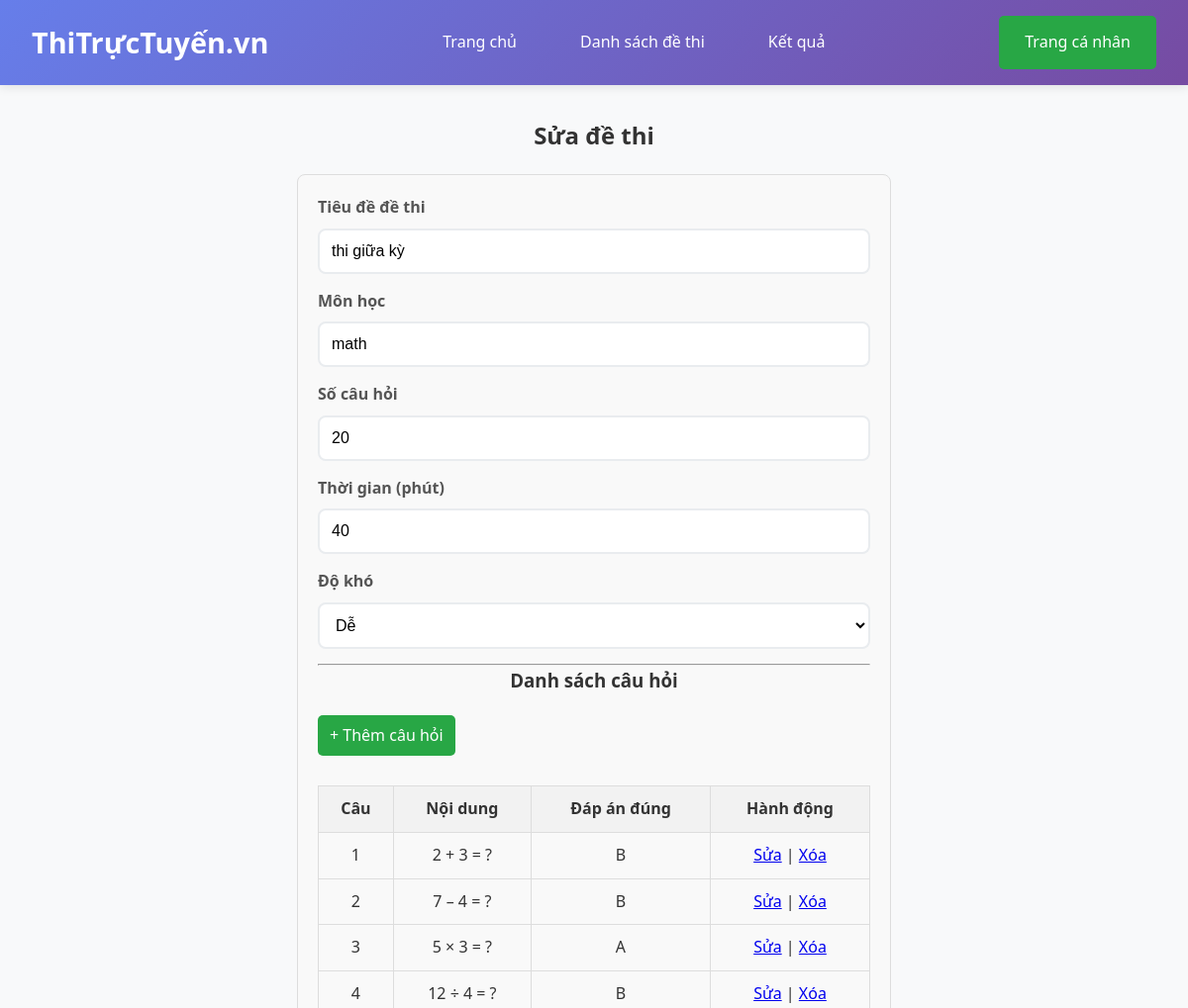
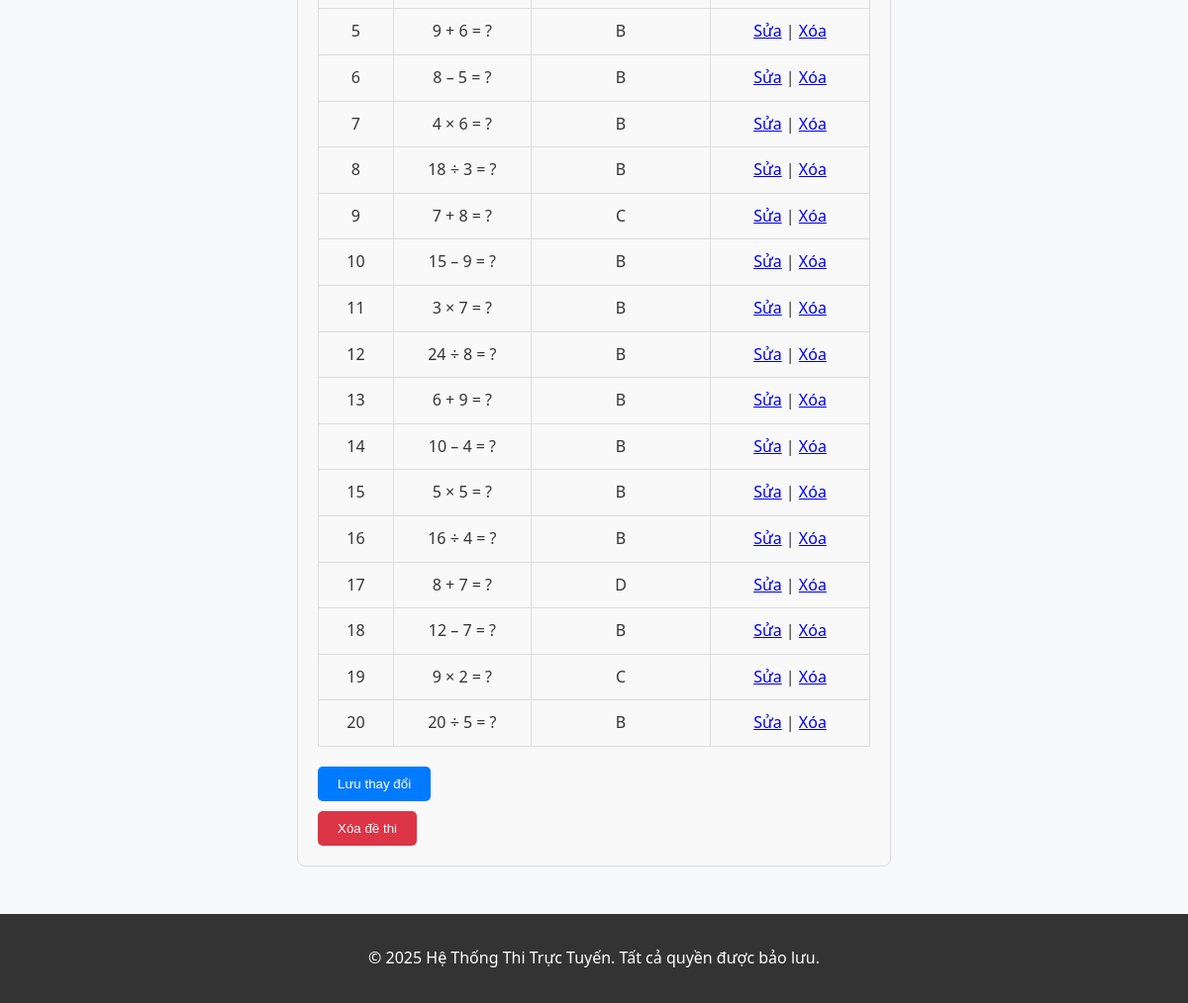
The app's page /chucnang/edit_exam.php?exam_id=1 with its own data (2 pictures, top to bottom).
### tables this page shows
CREATE TABLE `exams` (
  `exam_id` int(11) NOT NULL,
  `title` varchar(255) NOT NULL,
  `subject` varchar(100) NOT NULL,
  `num_questions` int(11) NOT NULL,
  `time` int(11) NOT NULL,
  `difficulty` enum('easy','medium','hard') NOT NULL,
  `description` text DEFAULT NULL,
  `created_at` timestamp NOT NULL DEFAULT current_timestamp()
);

CREATE TABLE `questions` (
  `question_id` int(11) NOT NULL,
  `exam_id` int(11) NOT NULL,
  `question_text` text NOT NULL,
  `option_a` varchar(255) NOT NULL,
  `option_b` varchar(255) NOT NULL,
  `option_c` varchar(255) NOT NULL,
  `option_d` varchar(255) NOT NULL,
  `correct_answer` enum('A','B','C','D') NOT NULL,
  `created_at` timestamp NOT NULL DEFAULT current_timestamp()
);

### chucnang/edit_exam.php (the view, shortened to what this page needs)
<?php
include("config/db.php");
$exam_id = intval($_GET['exam_id']);
$sql = "SELECT * FROM exams WHERE exam_id = ?";
$stmt = $conn->prepare($sql);
$stmt->bind_param("i", $exam_id);
$stmt->execute();
$result = $stmt->get_result();
$exam = $result->fetch_assoc();
?>
<!DOCTYPE html>
<html lang="vi">
<head>
    <link rel="stylesheet" href="css/index.css">
    <link rel="stylesheet" href="css/edit_exam.css">
</head>
<body>
    <header>
        <div class="header-container">
            <div class="logo">ThiTrựcTuyến.vn</div>
            <nav>
                <ul>
                    <li><a href="main_page.php">Trang chủ</a></li>
                    <li><a href="exam_list.php">Danh sách đề thi</a></li>
                    <li><a href="result.php">Kết quả</a></li>
                </ul>
            </nav>
            <div class="auth-buttons">
                <a class="btn btn-profie" href="profile.php">Trang cá nhân</a>
            </div>
        </div>
    </header>
    <main>
        <h2 style="text-align:center;">Sửa đề thi</h2>
        <div class="form-container">
            <form method="POST" action="update_exam.php">
                <div class="form-group">
                    <label for="title">Tiêu đề đề thi</label>
                    <input type="text" name="title" id="title" value="<?php echo htmlspecialchars($exam['title']); ?>" required>
                </div>
                <div class="form-group">
                    <label for="subject">Môn học</label>
                    <input type="text" name="subject" id="subject" value="<?php echo htmlspecialchars($exam['subject']); ?>" required>
                </div>
                <div class="form-group">
                    <label for="num_questions">Số câu hỏi</label>
                    <input type="number" name="num_questions" id="num_questions" value="<?php echo $exam['num_questions']; ?>" required>
                </div>
                <div class="form-group">
                    <label for="time">Thời gian (phút)</label>
                    <input type="number" name="time" id="time" value="<?php echo $exam['time']; ?>" required>
                </div>
                <div class="form-group">
                    <label for="difficulty">Độ khó</label>
                    <select name="difficulty" id="difficulty" required>
                        <option value="Dễ" <?php if($exam['difficulty']=="Dễ") echo "selected"; ?>>Dễ</option>
                    </select>
                </div>
                <hr>
                <h3 style="text-align:center;">Danh sách câu hỏi</h3>
                <div style="max-width:800px;margin:20px auto;">
                    <a href="add_question.php?exam_id=<?php echo $exam['exam_id']; ?>"
                    style="display:inline-block;margin-bottom:10px;padding:8px 12px;background:#28a745;color:#fff;border-radius:5px;text-decoration:none;">
                    + Thêm câu hỏi
                    </a>
                    <table border="1" cellpadding="10" cellspacing="0" width="100%">
                        <tr>
                            <th>Câu</th>
                            <th>Nội dung</th>
                            <th>Đáp án đúng</th>
                            <th>Hành động</th>
                        </tr>
                        <?php
                        $sql_mc = "SELECT question_id, question_text, correct_answer, 'mc' AS type FROM questions WHERE exam_id = ?";
                        $stmt_mc = $conn->prepare($sql_mc);
                        $stmt_mc->bind_param("i", $exam_id);
                        $stmt_mc->execute();
                        $result_mc = $stmt_mc->get_result();
                        $questions = [];
                        while($q = $result_mc->fetch_assoc()) $questions[] = $q;
                        if(count($questions) > 0){
                            $i = 1;
                            foreach($questions as $q){
                                echo "<tr>
                                        <td>{$i}</td>
                                        <td>".htmlspecialchars($q['question_text'])."</td>
                                        <td>{$q['correct_answer']}</td>
                                        <td>
                                            <a href='edit_question.php?question_id={$q['question_id']}&type={$q['type']}'>Sửa</a> |
                                            <a href='delete_question.php?question_id={$q['question_id']}&type={$q['type']}' onclick=\"return confirm('Bạn có chắc muốn xóa câu hỏi này?');\">Xóa</a>
                                        </td>
                                      </tr>";
                                $i++;
                            }
                        } else {
                            echo "<tr><td colspan='4'>Chưa có câu hỏi nào.</td></tr>";
                        }
                        ?>
                    </table>
                </div>
                <button type="submit" class="btn-save">Lưu thay đổi</button>
            </form>
            <form method="POST" action="delete_exam.php" onsubmit="return confirm('Bạn có chắc chắn muốn xóa đề thi này không?');">
                <button type="submit" class="btn-delete">Xóa đề thi</button>
            </form>
        </div>
    </main>
    <footer>
        <p style="text-align:center;">&copy; 2025 Hệ Thống Thi Trực Tuyến. Tất cả quyền được bảo lưu.</p>
    </footer>
</body>
</html>

### chucnang/css/index.css (style rules this page uses)
* { margin: 0; padding: 0; box-sizing: border-box; }
body { font-family: 'Segoe UI', Tahoma, Geneva, Verdana, sans-serif; line-height: 1.6; color: #333; background-color: #f8f9fa; }
header { background: linear-gradient(135deg, #667eea 0%, #764ba2 100%); color: white; padding: 1rem 0; box-shadow: 0 2px 10px rgba(0,0,0,0.1); position: sticky; top: 0; z-index: 1000; }
.header-container { max-width: 1200px; margin: 0 auto; display: flex; justify-content: space-between; align-items: center; padding: 0 2rem; }
.logo { font-size: 1.8rem; font-weight: bold; color: white; text-decoration: none; }
nav ul { display: flex; list-style: none; gap: 2rem; }
nav a { color: white; text-decoration: none; padding: 0.5rem 1rem; border-radius: 5px; transition: background-color 0.3s; }
.auth-buttons { display: flex; gap: 1rem; }
.btn { padding: 0.75rem 1.5rem; border: none; border-radius: 5px; cursor: pointer; font-size: 1rem; font-weight: 500; text-decoration: none; display: inline-block; text-align: center; transition: all 0.3s ease; border: 2px solid transparent; }
.btn-profie { background-color: #28a745; color: white; }
main { max-width: 1200px; margin: 2rem auto; padding: 0 2rem; min-height: calc(100vh - 200px); }
.form-group { margin-bottom: 1.5rem; }
.form-group label { display: block; margin-bottom: 0.5rem; font-weight: 600; color: #555; }
.form-group input, .form-group select, .form-group textarea { width: 100%; padding: 0.75rem; border: 2px solid #e9ecef; border-radius: 8px; font-size: 1rem; transition: border-color 0.3s, box-shadow 0.3s; background: white; }
table { width: 100%; border-collapse: collapse; margin-top: 20px; }
table, th, td { border: 1px solid #ddd; }
th, td { padding: 10px; text-align: center; }
th { background: #f2f2f2; }
footer { background: #333; color: white; text-align: center; padding: 2rem; margin-top: 3rem; }

### chucnang/css/edit_exam.css (style rules this page uses)
.form-container { max-width: 600px; margin: 20px auto; padding: 20px; border: 1px solid #ddd; border-radius: 8px; background: #f9f9f9; }
.form-group { margin-bottom: 15px; }
label { font-weight: bold; display: block; margin-bottom: 5px; }
input, select { width: 100%; padding: 8px; }
button { padding: 10px 20px; border: none; border-radius: 5px; cursor: pointer; }
.btn-save { background: #007bff; color: white; }
.btn-delete { background: #dc3545; color: white; margin-top: 10px; }

### records on screen
exams: title "thi giữa kỳ", subject "math", num_questions "20", time "40"
questions: question_text "2 + 3 = ?", correct_answer "B"
questions: question_text "7 – 4 = ?", correct_answer "B"
questions: question_text "5 × 3 = ?", correct_answer "A"
questions: question_text "12 ÷ 4 = ?", correct_answer "B"
questions: question_text "9 + 6 = ?", correct_answer "B"
questions: question_text "8 – 5 = ?", correct_answer "B"
questions: question_text "4 × 6 = ?", correct_answer "B"
questions: question_text "18 ÷ 3 = ?", correct_answer "B"
questions: question_text "7 + 8 = ?", correct_answer "C"
questions: question_text "15 – 9 = ?", correct_answer "B"
questions: question_text "3 × 7 = ?", correct_answer "B"
questions: question_text "24 ÷ 8 = ?", correct_answer "B"
questions: question_text "6 + 9 = ?", correct_answer "B"
questions: question_text "10 – 4 = ?", correct_answer "B"
questions: question_text "5 × 5 = ?", correct_answer "B"
questions: question_text "16 ÷ 4 = ?", correct_answer "B"
questions: question_text "8 + 7 = ?", correct_answer "D"
questions: question_text "12 – 7 = ?", correct_answer "B"
questions: question_text "9 × 2 = ?", correct_answer "C"
questions: question_text "20 ÷ 5 = ?", correct_answer "B"
